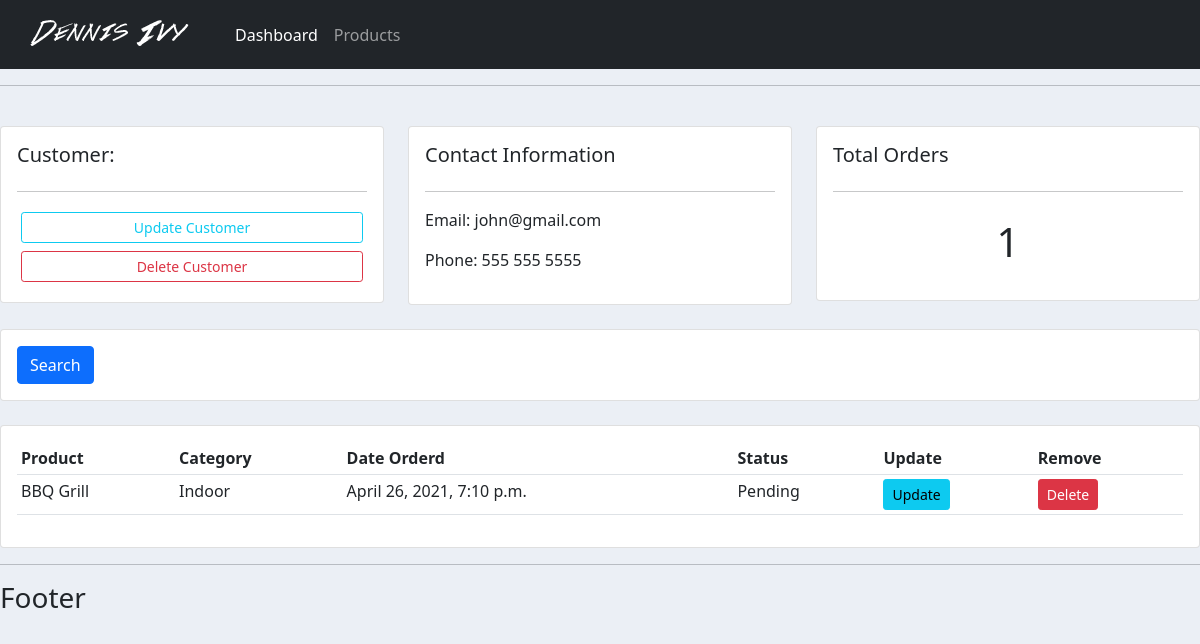
The app's page /customer/1/ with its own data.
### accounts/models.py (models this page shows, shortened)
class Customer(models.Model):
	name = models.CharField(max_length=200, null=True)
	phone = models.CharField(max_length=200, null=True)
	email = models.CharField(max_length=200, null=True)
	date_created = models.DateTimeField(auto_now_add=True, null=True)

class Order(models.Model):
	STATUS = (
            ('Pending', 'Pending'),
         			('Out for delivery', 'Out for delivery'),
         			('Delivered', 'Delivered'),
        )
	customer = models.ForeignKey(Customer, null=True, on_delete=models.SET_NULL)
	product = models.ForeignKey(Product, null=True, on_delete=models.SET_NULL)
	date_created = models.DateTimeField(auto_now_add=True, null=True)
	status = models.CharField(max_length=200, null=True, choices=STATUS)

class Product(models.Model):
	CATEGORY = (
            ('Indoor', 'Indoor'),
         			('Out Door', 'Out Door'),
        )
	name = models.CharField(max_length=200, null=True)
	price = models.FloatField(null=True)
	category = models.CharField(max_length=200, null=True, choices=CATEGORY)
	description = models.CharField(max_length=200, null=True, blank=True)
	date_created = models.DateTimeField(auto_now_add=True, null=True)
	tags = models.ManyToManyField(Tag)
	def __str__(self):
		return self.name

### accounts/views.py (the view)
# urls.py: path('customer/<str:pk>/', views.customer, name="customer"),
def customer(request, pk):
    customer = Customer.objects.get(id=pk)
    orders = customer.order_set.all()
    order_count = orders.count()
    context = {'customer': customer,
               'orders': orders, 'order_count': order_count}
    return render(request, 'accounts/customer.html', context)

### accounts/templates/accounts/customer.html
{%  extends 'accounts/main.html' %}
{% block content %}
	<br>
<div class="row">
	<div class="col-md">
		<div class="card card-body">
			<h5>Customer:</h5>
			<hr>
			<a class="btn btn-outline-info  btn-sm btn-block m-1" href="">Update Customer</a>
			<a class="btn btn-outline-danger  btn-sm btn-block m-1" href="">Delete Customer</a>
		</div>
	</div>
	<div class="col-md">
		<div class="card card-body">
			<h5>Contact Information</h5>
			<hr>
			<p>Email: {{customer.email}}</p>
			<p>Phone: {{customer.phone}}</p>
		</div>
	</div>
	<div class="col-md">
		<div class="card card-body">
			<h5>Total Orders</h5>
			<hr>
			<h1 style="text-align: center;padding: 10px">{{order_count}}</h1>
		</div>
	</div>
</div>
<br>
<div class="row">
	<div class="col">
		<div class="card card-body">
			<form method="get">
		    <button class="btn btn-primary" type="submit">Search</button>
		  </form>
		</div>
	</div>
</div>
<br>
<div class="row">
	<div class="col-md">
		<div class="card card-body">
			<table class="table table-sm">
				<tr>
					<th>Product</th>
					<th>Category</th>
					<th>Date Orderd</th>
					<th>Status</th>
					<th>Update</th>
					<th>Remove</th>
				</tr>
				{% for order in orders %}
				 <tr>
					 <td>{{order.product}}</td>
					 <td>{{order.product.category}}</td>
					 <td>{{order.date_created}}</td>
					 <td>{{order.status}}</td>
					 <td><a class="btn btn-sm btn-info" href="">Update</a></td>
           <td><a class="btn btn-sm btn-danger" href="">Delete</a></td>
				 </tr>
				{% endfor %}
			</table>
		</div>
	</div>
</div>
{% endblock %}

### static/css/main.css (style rules this page uses)
body { background-color: #ebeff5; }

### records on screen
Customer: email "john@gmail.com", phone "555 555 5555"
Order: product "BBQ Grill", product.category "Indoor", date_created "April 26, 2021, 7:10 p.m.", status "Pending"

### other values on screen
{{ order_count }} "1"
